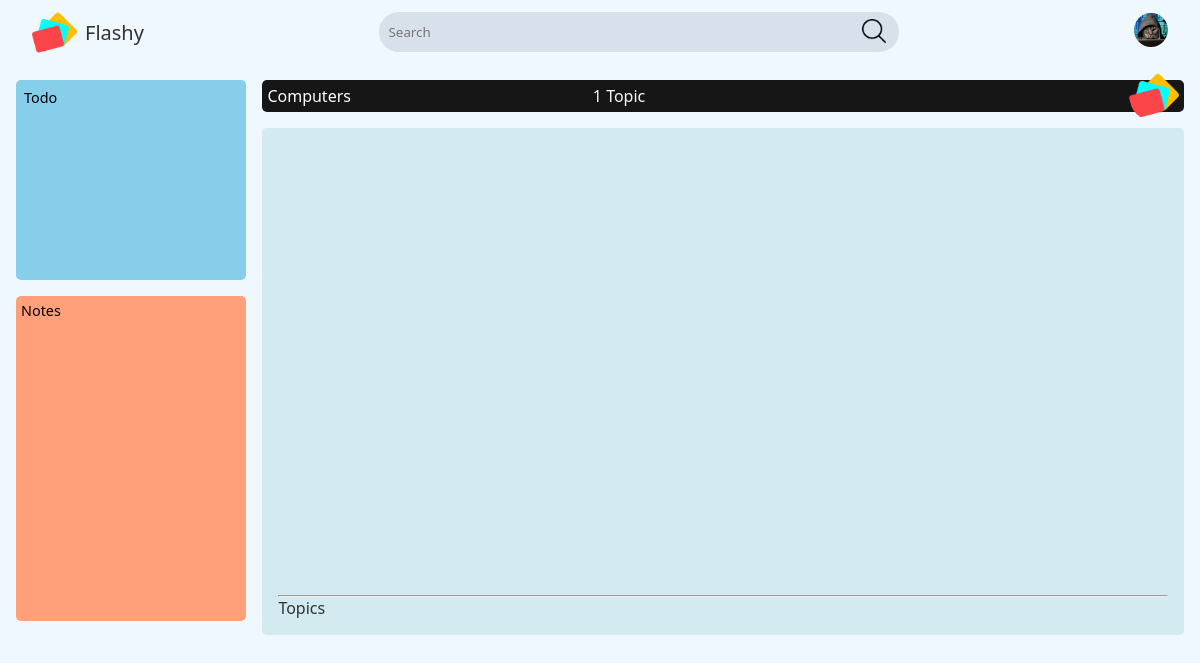
The app's page /subject=29 (signed in), older data.
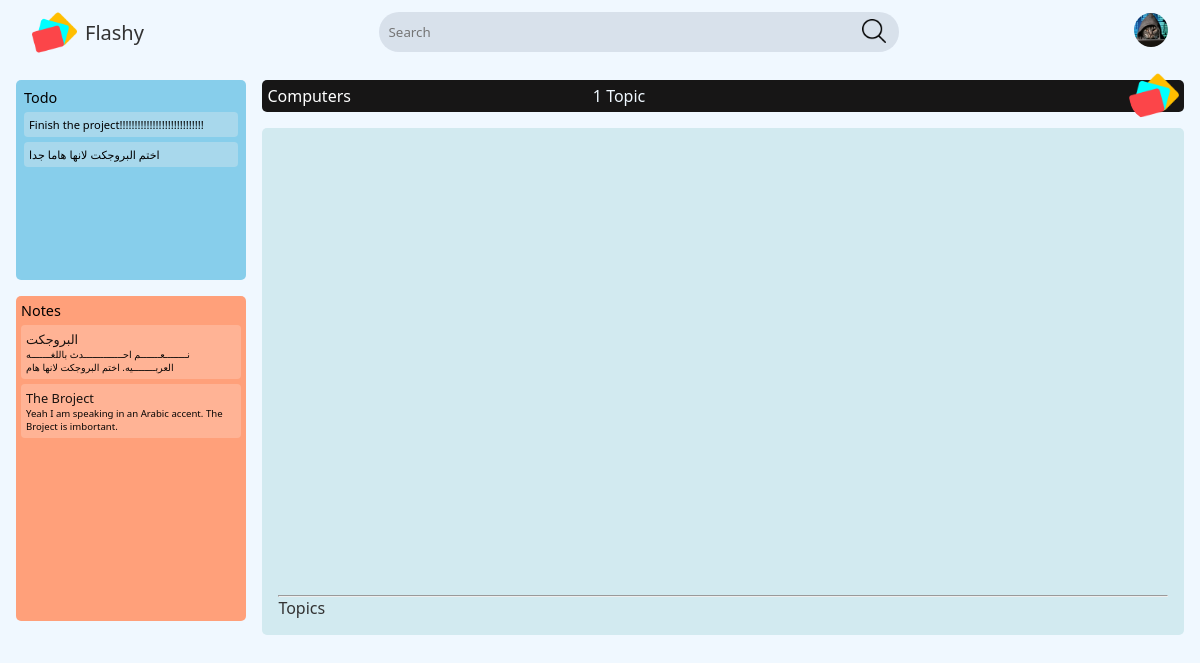
The same page, newer data.
### flashcard/models.py (models this page shows)
class Todo(models.Model):
  task = models.TextField(max_length=255, null=False, blank=False)
  created = models.DateTimeField(auto_now_add=True)
  creator = models.ForeignKey(User, on_delete=models.CASCADE)

class Notes(models.Model):
  title = models.CharField(max_length=3000, null=False, blank=False, default="")
  note = models.TextField(max_length=255, null=False, blank=False)
  flashcard = models.ForeignKey(FlashCard, null=True, on_delete=models.SET_NULL, blank=True)
  topic = models.ForeignKey(Topics, null=True, on_delete=models.SET_NULL, blank=True)
  created = models.DateTimeField(auto_now_add=True)
  updated = models.DateTimeField(auto_now=True)
  creator = models.ForeignKey(User, on_delete=models.CASCADE)

### flashcard/views.py (the view)
# urls.py: path('subject=<int:pk>', views.subject, name='subject'),
@login_required(login_url='login')
def subject(request, pk):
	user = request.user
	current_subject = Subject.objects.get(id=pk)
	topics = Topics.objects.filter(creator=user, subject=current_subject).order_by("-updated")
	subjects = Subject.objects.filter(creator=request.user).order_by("-updated")
	notes = Notes.objects.filter(creator=user).order_by("-updated")
	to_do = Todo.objects.filter(creator=user).order_by("created")
	context = {"notes": notes, "todo": to_do, "topics": topics, "subject": subjects, "current_subject": current_subject}
	return render(request, 'flashcards/important/subject.html', context)

### flashcard/templates/flashcards/important/subject.html (shortened to what this page needs)
{% extends 'main.html' %}
{% load static %}
{% block css_file %}
<link rel="stylesheet" href="{% static 'styles/important/subject.css' %}">
{% endblock css_file %}
{% block content %}
  <div class="subject-container">
    <div class="left-subject">
      {% include 'flashcards/components/todo.html' %}
      {% include 'flashcards/components/notes.html' %}
    </div>
    <div class="right-subject">
      <div class="subject-info">
        <a href="{% url 'update_subjects' current_subject.id %}"><p class="subject-name">{{ current_subject.subject_name }}</p></a>
          <div>
            {% if current_subject.topics_set.count == 1 %}
              <p>{{ current_subject.topics_set.count }} Topic</p>
            {% else %}
              <p>{{ current_subject.topics_set.count }} Topics</p>
            {% endif %}
          </div>
          {% if current_subject.picture.url != '/images/%23' %}
            <img src="{{ current_subject.picture.url }}" alt="{{ current_subject.picture.url   }}">
          {% else %}
            <div class="empty-div"></div>
          {% endif %}
      </div>
      {% include 'flashcards/important/topics_list.html' %}
    </div>
  </div>
{% endblock content %}

### flashcard/templates/flashcards/components/todo.html
{% load static %}
<link rel="stylesheet" href="{% static 'styles/components/todo.css' %}">
<div class="to-do-container container">
  <a href="{% url 'create_todo' %}?next={{ request.path }}"><div class="to-do-header header">Todo </div></a>
    <div class="to-do-body body">
        {% for element in todo %}
          <a href="{% url 'delete_todo' element.id %}?next_url={{ request.path|urlencode }}">
            <div class="todo-element">
              <p class="todo-element-paragraph">{{ element.task }}</p>
            </div>
          </a>
        {% endfor %}
    </div>
</div>

### flashcard/templates/flashcards/components/notes.html
{% load static %}
<link rel="stylesheet" href="{% static 'styles/components/notes.css' %}">
<div class="notes-container container">
  <a href="{% url 'create_notes' %}?next_url={{ request.path }}"><div class="notes-header header">Notes </div></a>
    <div class="notes-body body">
        {% for element in notes %}
           <a href="{% url 'delete_notes' element.id %}?next_url={{ request.path }}">
            <div class="notes-element">
              <p class="notes-element-title">{{ element.title }}</p>
              <p class="notes-element-paragraph">{{ element.note }}</p>
            </div>
           </a>
        {% endfor %}
    </div>
</div>

Row changes from the older to the newer data that the page shows:
added Todo: task "Finish the project!!!!!!!!!!!!!!!!!!!!!!!!!!!!"
added Todo: task "اختم البروجكت لانها هاما جدا"
added Notes: title "البروجكت", note "نــــــــعـــــــم احــــــــــــــدث باللغـــــــه العربــــــــيه. اختم البروجكت لانها هام"
added Notes: title "The Broject", note "Yeah I am speaking in an Arabic accent. The Broject is imbortant."
